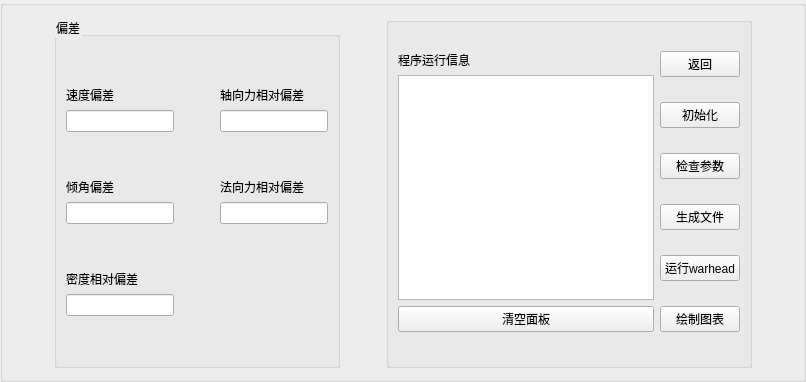
         <widget class="QGroupBox" name="groupBox_6">
          <property name="sizePolicy">
           <sizepolicy hsizetype="Expanding" vsizetype="Expanding">
            <horstretch>0</horstretch>
            <verstretch>0</verstretch>
           </sizepolicy>
          </property>
          <property name="title">
           <string/>
          </property>
          <layout class="QHBoxLayout" name="horizontalLayout_2">
           <item>
            <spacer name="horizontalSpacer_3">
             <property name="orientation">
              <enum>Qt::Horizontal</enum>
             </property>
             <property name="sizeType">
              <enum>QSizePolicy::Fixed</enum>
             </property>
             <property name="sizeHint" stdset="0">
              <size>
               <width>40</width>
               <height>20</height>
              </size>
             </property>
            </spacer>
           </item>
           <item>
            <widget class="QGroupBox" name="groupBox_7">
             <property name="sizePolicy">
              <sizepolicy hsizetype="Expanding" vsizetype="Expanding">
               <horstretch>0</horstretch>
               <verstretch>0</verstretch>
              </sizepolicy>
             </property>
             <property name="styleSheet">
              <string notr="true">QGroupBox::title{
font-size: 13px;
font-weight: bold;
}</string>
             </property>
             <property name="title">
              <string>偏差</string>
             </property>
             <layout class="QHBoxLayout" name="horizontalLayout">
              <item>
               <layout class="QGridLayout" name="gridLayout_6">
                <item row="6" column="0">
                 <widget class="QLineEdit" name="dipAngleErro">
                  <property name="sizePolicy">
                   <sizepolicy hsizetype="Minimum" vsizetype="Fixed">
                    <horstretch>0</horstretch>
                    <verstretch>0</verstretch>
                   </sizepolicy>
                  </property>
                 </widget>
                </item>
                <item row="8" column="0">
                 <widget class="QLabel" name="label_39">
                  <property name="font">
                   <font>
                    <family>微软雅黑</family>
                    <pointsize>9</pointsize>
                    <weight>50</weight>
                    <bold>false</bold>
                   </font>
                  </property>
                  <property name="text">
                   <string>密度相对偏差</string>
                  </property>
                  <property name="buddy">
                   <cstring>denseErro</cstring>
                  </property>
                 </widget>
                </item>
                <item row="1" column="0">
                 <widget class="QLabel" name="label_35">
                  <property name="font">
                   <font>
                    <family>微软雅黑</family>
                    <pointsize>9</pointsize>
                    <weight>50</weight>
                    <bold>false</bold>
                   </font>
                  </property>
                  <property name="text">
                   <string>速度偏差</string>
                  </property>
                  <property name="buddy">
                   <cstring>velocityErro</cstring>
                  </property>
                 </widget>
                </item>
                <item row="3" column="0">
                 <widget class="QLineEdit" name="velocityErro">
                  <property name="sizePolicy">
                   <sizepolicy hsizetype="Minimum" vsizetype="Fixed">
                    <horstretch>0</horstretch>
                    <verstretch>0</verstretch>
                   </sizepolicy>
                  </property>
                 </widget>
                </item>
                <item row="10" column="0">
                 <spacer name="verticalSpacer_3">
                  <property name="orientation">
                   <enum>Qt::Vertical</enum>
                  </property>
                  <property name="sizeHint" stdset="0">
                   <size>
                    <width>20</width>
                    <height>40</height>
                   </size>
                  </property>
                 </spacer>
                </item>
                <item row="0" column="0">
                 <spacer name="verticalSpacer_5">
                  <property name="orientation">
                   <enum>Qt::Vertical</enum>
                  </property>
                  <property name="sizeHint" stdset="0">
                   <size>
                    <width>20</width>
                    <height>40</height>
                   </size>
                  </property>
                 </spacer>
                </item>
                <item row="4" column="0">
                 <spacer name="verticalSpacer_4">
                  <property name="orientation">
                   <enum>Qt::Vertical</enum>
                  </property>
                  <property name="sizeHint" stdset="0">
                   <size>
                    <width>20</width>
                    <height>40</height>
                   </size>
                  </property>
                 </spacer>
                </item>
                <item row="7" column="0">
                 <spacer name="verticalSpacer_6">
                  <property name="orientation">
                   <enum>Qt::Vertical</enum>
                  </property>
                  <property name="sizeHint" stdset="0">
                   <size>
                    <width>20</width>
                    <height>40</height>
                   </size>
                  </property>
                 </spacer>
                </item>
                <item row="5" column="0">
                 <widget class="QLabel" name="label_36">
                  <property name="font">
                   <font>
                    <family>微软雅黑</family>
                    <pointsize>9</pointsize>
                    <weight>50</weight>
                    <bold>false</bold>
                   </font>
                  </property>
                  <property name="text">
                   <string>倾角偏差</string>
                  </property>
                  <property name="buddy">
                   <cstring>dipAngleErro</cstring>
                  </property>
                 </widget>
                </item>
                <item row="1" column="2">
                 <widget class="QLabel" name="label_37">
                  <property name="font">
                   <font>
                    <family>微软雅黑</family>
                    <pointsize>9</pointsize>
                    <weight>50</weight>
                    <bold>false</bold>
                   </font>
                  </property>
                  <property name="text">
                   <string>轴向力相对偏差</string>
                  </property>
                  <property name="buddy">
                   <cstring>axialForceErro</cstring>
                  </property>
                 </widget>
                </item>
                <item row="3" column="2">
                 <widget class="QLineEdit" name="axialForceErro">
                  <property name="sizePolicy">
                   <sizepolicy hsizetype="Minimum" vsizetype="Fixed">
                    <horstretch>0</horstretch>
                    <verstretch>0</verstretch>
                   </sizepolicy>
                  </property>
                 </widget>
                </item>
                <item row="5" column="2">
                 <widget class="QLabel" name="label_38">
                  <property name="font">
                   <font>
                    <family>微软雅黑</family>
                    <pointsize>9</pointsize>
                    <weight>50</weight>
                    <bold>false</bold>
                   </font>
                  </property>
                  <property name="text">
                   <string>法向力相对偏差</string>
                  </property>
                  <property name="buddy">
                   <cstring>normalForceErro</cstring>
                  </property>
                 </widget>
                </item>
                <item row="6" column="2">
                 <widget class="QLineEdit" name="normalForceErro">
                  <property name="sizePolicy">
                   <sizepolicy hsizetype="Minimum" vsizetype="Fixed">
                    <horstretch>0</horstretch>
                    <verstretch>0</verstretch>
                   </sizepolicy>
                  </property>
                 </widget>
                </item>
                <item row="9" column="0">
                 <widget class="QLineEdit" name="denseErro">
                  <property name="sizePolicy">
                   <sizepolicy hsizetype="Minimum" vsizetype="Fixed">
                    <horstretch>0</horstretch>
                    <verstretch>0</verstretch>
                   </sizepolicy>
                  </property>
                 </widget>
                </item>
                <item row="3" column="1">
                 <spacer name="horizontalSpacer">
                  <property name="orientation">
                   <enum>Qt::Horizontal</enum>
                  </property>
                  <property name="sizeType">
                   <enum>QSizePolicy::Fixed</enum>
                  </property>
                  <property name="sizeHint" stdset="0">
                   <size>
                    <width>40</width>
                    <height>20</height>
                   </size>
                  </property>
                 </spacer>
                </item>
               </layout>
              </item>
             </layout>
            </widget>
           </item>
           <item>
            <spacer name="horizontalSpacer_2">
             <property name="orientation">
              <enum>Qt::Horizontal</enum>
             </property>
             <property name="sizeType">
              <enum>QSizePolicy::Fixed</enum>
             </property>
             <property name="sizeHint" stdset="0">
              <size>
               <width>40</width>
               <height>20</height>
              </size>
             </property>
            </spacer>
           </item>
           <item>
            <widget class="QGroupBox" name="groupBox">
             <property name="title">
              <string/>
             </property>
             <layout class="QGridLayout" name="gridLayout_7">
              <item row="0" column="0" rowspan="6">
               <layout class="QVBoxLayout" name="verticalLayout_11">
                <item>
                 <widget class="QLabel" name="label_22">
                  <property name="sizePolicy">
                   <sizepolicy hsizetype="Fixed" vsizetype="Fixed">
                    <horstretch>0</horstretch>
                    <verstretch>0</verstretch>
                   </sizepolicy>
                  </property>
                  <property name="font">
                   <font>
                    <family>宋体</family>
                    <pointsize>9</pointsize>
                    <weight>50</weight>
                    <bold>false</bold>
                   </font>
                  </property>
                  <property name="text">
                   <string>程序运行信息</string>
                  </property>
                  <property name="buddy">
                   <cstring>plainTextEdit</cstring>
                  </property>
                 </widget>
                </item>
                <item>
                 <widget class="QPlainTextEdit" name="plainTextEdit">
                  <property name="sizePolicy">
                   <sizepolicy hsizetype="Expanding" vsizetype="Expanding">
                    <horstretch>0</horstretch>
                    <verstretch>0</verstretch>
                   </sizepolicy>
                  </property>
                  <property name="readOnly">
                   <bool>true</bool>
                  </property>
                 </widget>
                </item>
                <item>
                 <widget class="QPushButton" name="clearPlain">
                  <property name="text">
                   <string>清空面板</string>
                  </property>
                 </widget>
                </item>
               </layout>
              </item>
              <item row="0" column="1">
               <widget class="QPushButton" name="pushButton">
                <property name="text">
                 <string>返回</string>
                </property>
               </widget>
              </item>
              <item row="1" column="1">
               <widget class="QPushButton" name="InitProj">
                <property name="text">
                 <string>初始化</string>
                </property>
               </widget>
              </item>
              <item row="2" column="1">
               <widget class="QPushButton" name="checkButton">
                <property name="text">
                 <string>检查参数</string>
                </property>
                <property name="checkable">
                 <bool>true</bool>
                </property>
               </widget>
              </item>
              <item row="3" column="1">
               <widget class="QPushButton" name="datProduce">
                <property name="text">
                 <string>生成文件</string>
                </property>
               </widget>
              </item>
              <item row="4" column="1">
               <widget class="QPushButton" name="datProduce_2">
                <property name="text">
                 <string>运行warhead</string>
                </property>
               </widget>
              </item>
              <item row="5" column="1">
               <widget class="QPushButton" name="pushButton_2">
                <property name="text">
                 <string>绘制图表</string>
                </property>
               </widget>
              </item>
             </layout>
            </widget>
           </item>
           <item>
            <spacer name="horizontalSpacer_5">
             <property name="orientation">
              <enum>Qt::Horizontal</enum>
             </property>
             <property name="sizeType">
              <enum>QSizePolicy::Fixed</enum>
             </property>
             <property name="sizeHint" stdset="0">
              <size>
               <width>40</width>
               <height>20</height>
              </size>
             </property>
            </spacer>
           </item>
          </layout>
         </widget>
